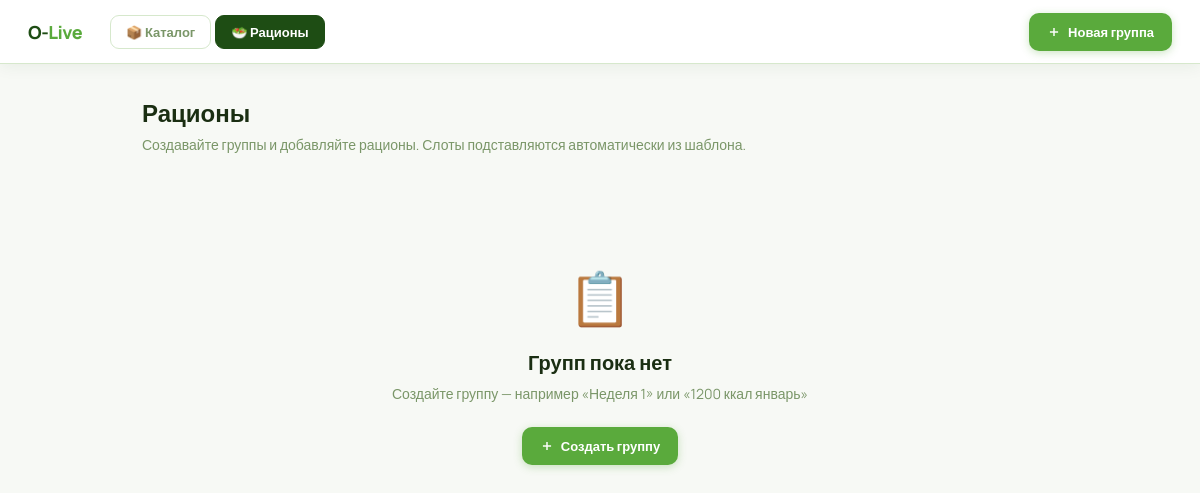
/rations/, run on an earlier commit of the app's database.
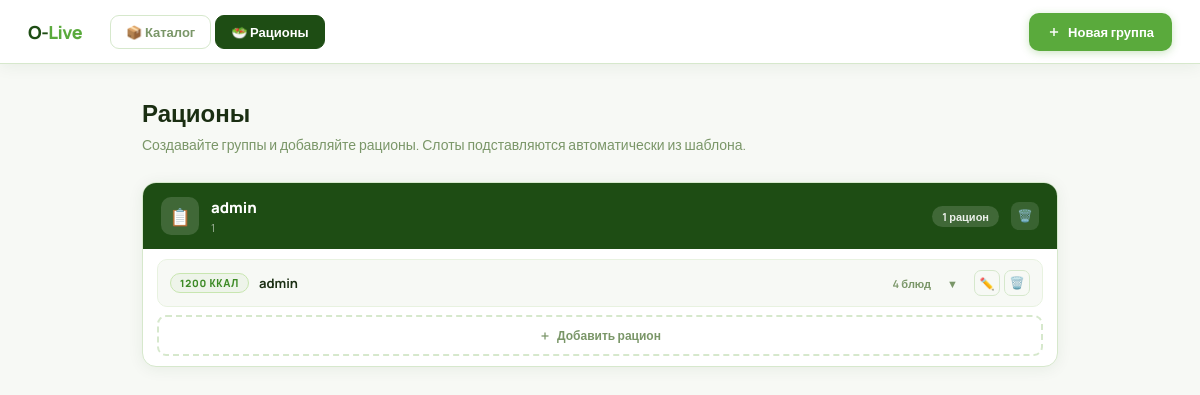
And on a later commit of the database.
### myapp/models.py (models this page shows, shortened)
class RationGroup(models.Model):
    name = models.CharField(max_length=300, verbose_name="Название группы")
    description = models.TextField(null=True, blank=True, verbose_name="Описание")
    created_at = models.DateTimeField(auto_now_add=True)
    class Meta:
        verbose_name = "Группа рационов"
        verbose_name_plural = "Группы рационов"
        ordering = ["-created_at"]

class Ration(models.Model):
    group = models.ForeignKey(
        RationGroup, on_delete=models.CASCADE,
        related_name="rations", verbose_name="Группа",
        null=True, blank=True,
    )
    name = models.CharField(max_length=300, verbose_name="Название рациона")
    kcal_category = models.IntegerField(choices=KCAL_CATEGORIES, verbose_name="Категория калорийности")
    notes = models.TextField(blank=True, null=True, verbose_name="Примечания")
    created_at = models.DateTimeField(auto_now_add=True)
    updated_at = models.DateTimeField(auto_now=True)
    class Meta:
        verbose_name = "Рацион"
        verbose_name_plural = "Рационы"
        ordering = ["-created_at"]

### myapp/views.py (the view)
# urls.py: path("rations/", views.ration_group_list, name="ration_group_list"),
def ration_group_list(request):
    groups = RationGroup.objects.prefetch_related("rations__slots__product").all()
    groups_data = []
    for g in groups:
        rations = list(g.rations.all())
        rations_info = []
        for r in rations:
            slots = list(r.slots.select_related("product").order_by("order"))
            total_kcal = sum(
                float(s.product.kcal_per_serving or 0) for s in slots if s.product
            )
            rations_info.append({
                "ration": r,
                "slots": slots,
                "total_kcal": round(total_kcal, 1),
            })
        groups_data.append({
            "group": g,
            "rations_info": rations_info,
            "count": len(rations),
        })
    tmpl_data = {}
    for kcal, _ in KCAL_CATEGORIES:
        try:
            tmpl = RationTemplate.objects.prefetch_related("slots").get(kcal_category=kcal)
            tmpl_data[kcal] = [s.slot_type for s in tmpl.slots.order_by("order")]
        except RationTemplate.DoesNotExist:
            tmpl_data[kcal] = []
    return render(request, "myapp/ration_group_list.html", {
        "groups_data": groups_data,
        "ration_kcal_choices": KCAL_CATEGORIES,
        "slot_icons": SLOT_ICONS,
        "tmpl_data_json": json.dumps(tmpl_data, ensure_ascii=False),
        "slot_labels_json": json.dumps(SLOT_LABELS, ensure_ascii=False),
    })

### myapp/templatetags/custom_filters.py (called while the page is built)
@register.filter
def get_item(dictionary, key):
    return dictionary.get(key, '')

### myapp/templates/myapp/ration_group_list.html (shortened to what this page needs)
{% load custom_filters %}
<!DOCTYPE html>
<html lang="ru">
<head>
</head>
<body>
<div class="topbar">
  <span class="logo-text">O-<em>Live</em></span>
  <nav class="nav-tabs">
    <a href="/" class="nav-tab">📦 Каталог</a>
    <a href="{% url 'ration_group_list' %}" class="nav-tab active">🥗 Рационы</a>
  </nav>
  <div class="topbar-right">
    <button class="create-btn" onclick="openGroupModal()">
      <svg width="14" height="14" viewBox="0 0 24 24" fill="none" stroke="currentColor" stroke-width="2.5">
        <line x1="12" y1="5" x2="12" y2="19"/><line x1="5" y1="12" x2="19" y2="12"/>
      </svg>
      Новая группа
    </button>
  </div>
</div>
<div class="main">
  <div class="page-title">Рационы</div>
  <div class="page-sub">Создавайте группы и добавляйте рационы. Слоты подставляются автоматически из шаблона.</div>
  {% if groups_data %}
  <div class="groups-list">
    {% for gd in groups_data %}
    {% with g=gd.group %}
    <div class="group-card">
      <div class="group-header">
        <div class="group-icon">📋</div>
        <div class="group-info">
          <div class="group-title">{{ g.name }}</div>
          {% if g.description %}<div class="group-desc">{{ g.description }}</div>{% endif %}
        </div>
        <div class="group-count">{{ gd.count }} рацион{{ gd.count|pluralize:",,ов" }}</div>
        <button class="grp-del-btn" onclick="confirmDel('group', {{ g.pk }}, '{{ g.name|escapejs }}')" title="Удалить группу">🗑️</button>
      </div>
      <div class="rations-list">
        {% for ri in gd.rations_info %}
        {% with r=ri.ration %}
        <div class="ration-item" id="ri-{{ r.pk }}">
          <div class="ration-row">
            <span class="ration-kcal">{{ r.kcal_category }} ккал</span>
            <span class="ration-name">{{ r.name }}</span>
            <span class="ration-dish-count">{{ ri.slots|length }} блюд</span>
            <button class="accordion-btn" onclick="toggleAccordion({{ r.pk }})" title="Показать блюда">
              <span class="accordion-arrow">▼</span>
            </button>
            <div class="ration-btns">
              <a href="{% url 'ration_edit' r.pk %}" class="r-btn" title="Редактировать">✏️</a>
              <button class="r-btn del" onclick="confirmDel('ration', {{ r.pk }}, '{{ r.name|escapejs }}')" title="Удалить рацион">🗑️</button>
            </div>
          </div>
        </div>
        {% endwith %}
        {% endfor %}
        <button class="add-ration-btn" onclick="openRationModal({{ g.pk }})">
          <svg width="12" height="12" viewBox="0 0 24 24" fill="none" stroke="currentColor" stroke-width="2.5">
            <line x1="12" y1="5" x2="12" y2="19"/><line x1="5" y1="12" x2="19" y2="12"/>
          </svg>
          Добавить рацион
        </button>
      </div>
    </div>
    {% endwith %}
    {% endfor %}
  </div>
  {% else %}
  <div class="empty-state">
    <div class="icon">📋</div>
    <h2>Групп пока нет</h2>
    <p style="font-size:14px;margin-bottom:24px;">Создайте группу — например «Неделя 1» или «1200 ккал январь»</p>
    <button class="create-btn" onclick="openGroupModal()" style="margin:0 auto;">
      <svg width="14" height="14" viewBox="0 0 24 24" fill="none" stroke="currentColor" stroke-width="2.5">
        <line x1="12" y1="5" x2="12" y2="19"/><line x1="5" y1="12" x2="19" y2="12"/>
      </svg>
      Создать группу
    </button>
  </div>
  {% endif %}
</div>
</body>
</html>

What changed in the data, as far as the page shows it:
added RationGroup: group.name "admin", group.description "1", count "1"
added Ration: ration.kcal_category "1200", ration.name "admin", slots|length "4"
Also different on the page:
text no longer shown: "📋 Групп пока нет Создайте группу — например «Неделя 1» или «1200 ккал январь» Создать группу"
